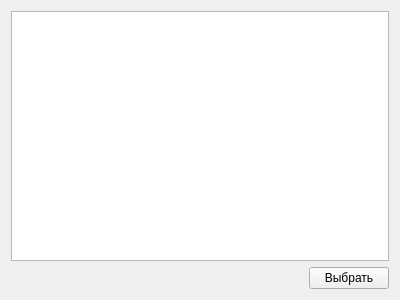
<?xml version="1.0" encoding="UTF-8"?>
<ui version="4.0">
 <class>Form</class>
 <widget class="QWidget" name="Form">
  <property name="geometry">
   <rect>
    <x>0</x>
    <y>0</y>
    <width>400</width>
    <height>300</height>
   </rect>
  </property>
  <property name="windowTitle">
   <string>Окно выбора</string>
  </property>
  <layout class="QVBoxLayout" name="verticalLayout">
   <item>
    <widget class="QTableWidget" name="chooseTable"/>
   </item>
   <item>
    <layout class="QHBoxLayout" name="horizontalLayout">
     <item>
      <spacer name="horizontalSpacer">
       <property name="orientation">
        <enum>Qt::Horizontal</enum>
       </property>
       <property name="sizeHint" stdset="0">
        <size>
         <width>40</width>
         <height>20</height>
        </size>
       </property>
      </spacer>
     </item>
     <item>
      <widget class="QPushButton" name="selectButton">
       <property name="text">
        <string>Выбрать</string>
       </property>
      </widget>
     </item>
    </layout>
   </item>
  </layout>
 </widget>
 <resources/>
 <connections/>
</ui>
